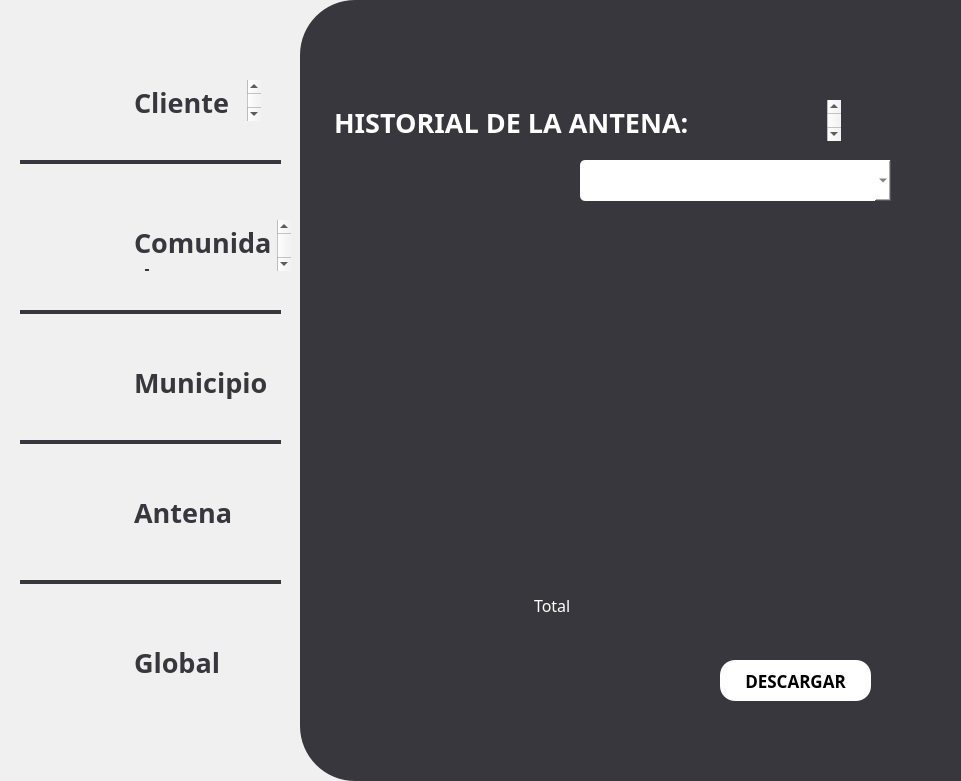
  <widget class="QFrame" name="frame_white">
   <property name="geometry">
    <rect>
     <x>340</x>
     <y>0</y>
     <width>961</width>
     <height>781</height>
    </rect>
   </property>
   <property name="styleSheet">
    <string notr="true">QFrame {
    border: none;       /* Color y grosor del borde */
    border-radius: 55px;          /* Radio de las esquinas */
    background-color: #f0f0f0;    /* Color de fondo */
    margin: 0px;                  /* Margen externo a 0 */
    padding: 0px;                 /* Espaciado interno a 0 */
}

</string>
   </property>
   <property name="frameShape">
    <enum>QFrame::StyledPanel</enum>
   </property>
   <property name="frameShadow">
    <enum>QFrame::Raised</enum>
   </property>
   <widget class="QFrame" name="frame_white_grey">
    <property name="geometry">
     <rect>
      <x>300</x>
      <y>0</y>
      <width>961</width>
      <height>781</height>
     </rect>
    </property>
    <property name="styleSheet">
     <string notr="true">QFrame {
    border: none;       /* Color y grosor del borde */
    border-radius: 55px;          /* Radio de las esquinas */
    background-color: #37373d;    /* Color de fondo */
    margin: 0px;                  /* Margen externo a 0 */
    padding: 0px;                 /* Espaciado interno a 0 */
}

</string>
    </property>
    <property name="frameShape">
     <enum>QFrame::StyledPanel</enum>
    </property>
    <property name="frameShadow">
     <enum>QFrame::Raised</enum>
    </property>
    <widget class="QTextBrowser" name="InfoPago">
     <property name="geometry">
      <rect>
       <x>30</x>
       <y>100</y>
       <width>511</width>
       <height>41</height>
      </rect>
     </property>
     <property name="sizePolicy">
      <sizepolicy hsizetype="Expanding" vsizetype="Expanding">
       <horstretch>0</horstretch>
       <verstretch>0</verstretch>
      </sizepolicy>
     </property>
     <property name="font">
      <font>
       <family>Montserrat</family>
      </font>
     </property>
     <property name="toolTipDuration">
      <number>-1</number>
     </property>
     <property name="autoFillBackground">
      <bool>false</bool>
     </property>
     <property name="styleSheet">
      <string notr="true">QTextBrowser {
    background: transparent;  /* Quitar el fondo */
	color:#FFFFFF;
    border: none;             /* Quitar el borde */
	margin: 0;                /* Eliminar márgenes */
}</string>
     </property>
     <property name="html">
      <string>&lt;!DOCTYPE HTML PUBLIC &quot;-//W3C//DTD HTML 4.0//EN&quot; &quot;http://www.w3.org/TR/REC-html40/strict.dtd&quot;&gt;
&lt;html&gt;&lt;head&gt;&lt;meta name=&quot;qrichtext&quot; content=&quot;1&quot; /&gt;&lt;style type=&quot;text/css&quot;&gt;
p, li { white-space: pre-wrap; }
&lt;/style&gt;&lt;/head&gt;&lt;body style=&quot; font-family:'Montserrat'; font-size:8.25pt; font-weight:400; font-style:normal;&quot;&gt;
&lt;p style=&quot; margin-top:0px; margin-bottom:0px; margin-left:0px; margin-right:0px; -qt-block-indent:0; text-indent:0px;&quot;&gt;&lt;span style=&quot; font-family:'MS Shell Dlg 2'; font-size:20pt; font-weight:600;&quot;&gt;HISTORIAL DE LA ANTENA:&lt;/span&gt;&lt;/p&gt;&lt;/body&gt;&lt;/html&gt;</string>
     </property>
    </widget>
    <widget class="QTextBrowser" name="MontoText">
     <property name="geometry">
      <rect>
       <x>230</x>
       <y>590</y>
       <width>81</width>
       <height>41</height>
      </rect>
     </property>
     <property name="sizePolicy">
      <sizepolicy hsizetype="Expanding" vsizetype="Expanding">
       <horstretch>0</horstretch>
       <verstretch>0</verstretch>
      </sizepolicy>
     </property>
     <property name="font">
      <font>
       <family>Montserrat</family>
       <pointsize>5</pointsize>
      </font>
     </property>
     <property name="toolTipDuration">
      <number>-1</number>
     </property>
     <property name="autoFillBackground">
      <bool>false</bool>
     </property>
     <property name="styleSheet">
      <string notr="true">QTextBrowser {
    background: transparent;  /* Quitar el fondo */
	color:#FFFFFF;
    border: none;             /* Quitar el borde */
	margin: 0;                /* Eliminar márgenes */
}</string>
     </property>
     <property name="html">
      <string>&lt;!DOCTYPE HTML PUBLIC &quot;-//W3C//DTD HTML 4.0//EN&quot; &quot;http://www.w3.org/TR/REC-html40/strict.dtd&quot;&gt;
&lt;html&gt;&lt;head&gt;&lt;meta name=&quot;qrichtext&quot; content=&quot;1&quot; /&gt;&lt;style type=&quot;text/css&quot;&gt;
p, li { white-space: pre-wrap; }
&lt;/style&gt;&lt;/head&gt;&lt;body style=&quot; font-family:'Montserrat'; font-size:5pt; font-weight:400; font-style:normal;&quot;&gt;
&lt;p style=&quot; margin-top:0px; margin-bottom:0px; margin-left:0px; margin-right:0px; -qt-block-indent:0; text-indent:0px;&quot;&gt;&lt;span style=&quot; font-size:12pt;&quot;&gt;Total&lt;/span&gt;&lt;/p&gt;&lt;/body&gt;&lt;/html&gt;</string>
     </property>
    </widget>
    <widget class="QTextBrowser" name="Adeudo">
     <property name="geometry">
      <rect>
       <x>50</x>
       <y>570</y>
       <width>181</width>
       <height>41</height>
      </rect>
     </property>
     <property name="sizePolicy">
      <sizepolicy hsizetype="Expanding" vsizetype="Expanding">
       <horstretch>0</horstretch>
       <verstretch>0</verstretch>
      </sizepolicy>
     </property>
     <property name="font">
      <font>
       <family>Montserrat</family>
       <pointsize>5</pointsize>
      </font>
     </property>
     <property name="toolTipDuration">
      <number>-1</number>
     </property>
     <property name="autoFillBackground">
      <bool>false</bool>
     </property>
     <property name="styleSheet">
      <string notr="true">QTextBrowser {
    background: transparent;  /* Quitar el fondo */
	color:#FFFFFF;
    border: none;             /* Quitar el borde */
	margin: 0;                /* Eliminar márgenes */
}</string>
     </property>
     <property name="html">
      <string>&lt;!DOCTYPE HTML PUBLIC &quot;-//W3C//DTD HTML 4.0//EN&quot; &quot;http://www.w3.org/TR/REC-html40/strict.dtd&quot;&gt;
&lt;html&gt;&lt;head&gt;&lt;meta name=&quot;qrichtext&quot; content=&quot;1&quot; /&gt;&lt;style type=&quot;text/css&quot;&gt;
p, li { white-space: pre-wrap; }
&lt;/style&gt;&lt;/head&gt;&lt;body style=&quot; font-family:'Montserrat'; font-size:5pt; font-weight:400; font-style:normal;&quot;&gt;
&lt;p style=&quot;-qt-paragraph-type:empty; margin-top:0px; margin-bottom:0px; margin-left:0px; margin-right:0px; -qt-block-indent:0; text-indent:0px;&quot;&gt;&lt;br /&gt;&lt;/p&gt;&lt;/body&gt;&lt;/html&gt;</string>
     </property>
    </widget>
    <widget class="QPushButton" name="GuardarButton">
     <property name="geometry">
      <rect>
       <x>420</x>
       <y>660</y>
       <width>151</width>
       <height>41</height>
      </rect>
     </property>
     <property name="font">
      <font>
       <family>Montserrat</family>
       <pointsize>13</pointsize>
       <weight>75</weight>
       <bold>true</bold>
      </font>
     </property>
     <property name="styleSheet">
      <string notr="true">QPushButton{
		background: #FFFFFF; 
		 border-radius: 15px; 
}</string>
     </property>
     <property name="text">
      <string>DESCARGAR</string>
     </property>
    </widget>
    <widget class="QComboBox" name="Select1">
     <property name="geometry">
      <rect>
       <x>280</x>
       <y>160</y>
       <width>311</width>
       <height>41</height>
      </rect>
     </property>
     <property name="font">
      <font>
       <family>Montserrat</family>
       <pointsize>-1</pointsize>
      </font>
     </property>
     <property name="styleSheet">
      <string notr="true">QComboBox{
     background: #FFFFFF;
    color: #37373d;
    border-radius: 5px;
    font-family: Montserrat; 
    font-size: 16px;
}</string>
     </property>
    </widget>
    <widget class="QTableWidget" name="Table">
     <property name="geometry">
      <rect>
       <x>50</x>
       <y>210</y>
       <width>541</width>
       <height>341</height>
      </rect>
     </property>
     <property name="styleSheet">
      <string notr="true">QTableWidget {
    background-color: transparent;
    gridline-color: #37373d;
    font-size: 14px;
    font-family: Montserrat;
    }  

QTableWidget::item {
    background-color: #ffffff;
    color: #37373d;
    padding: 5px;
    }

    QHeaderView::section {
    background-color: transparent;
 background
    color: #ffffff;
   padding: 5px;
    font-size: 14px;
    font-weight: bold;
    border-bottom: 1px solid #ffffff;
    border-right: 1px solid #ffffff;
    border-top: none;
    border-left: none;
}

QTableCornerButton::section {
    background-color: transparent;
    }</string>
     </property>
    </widget>
   </widget>
   <widget class="QLabel" name="cliente">
    <property name="geometry">
     <rect>
      <x>30</x>
      <y>60</y>
      <width>81</width>
      <height>81</height>
     </rect>
    </property>
    <property name="text">
     <string/>
    </property>
    <property name="pixmap">
     <pixmap>assets/Profile.png</pixmap>
    </property>
    <property name="scaledContents">
     <bool>true</bool>
    </property>
   </widget>
   <widget class="QLabel" name="comunidad">
    <property name="geometry">
     <rect>
      <x>20</x>
      <y>210</y>
      <width>91</width>
      <height>61</height>
     </rect>
    </property>
    <property name="text">
     <string/>
    </property>
    <property name="pixmap">
     <pixmap>assets/Comunidad.png</pixmap>
    </property>
    <property name="scaledContents">
     <bool>true</bool>
    </property>
   </widget>
   <widget class="QTextBrowser" name="ClienteText">
    <property name="geometry">
     <rect>
      <x>130</x>
      <y>80</y>
      <width>131</width>
      <height>41</height>
     </rect>
    </property>
    <property name="sizePolicy">
     <sizepolicy hsizetype="Expanding" vsizetype="Expanding">
      <horstretch>0</horstretch>
      <verstretch>0</verstretch>
     </sizepolicy>
    </property>
    <property name="font">
     <font>
      <family>Montserrat</family>
     </font>
    </property>
    <property name="toolTipDuration">
     <number>-1</number>
    </property>
    <property name="autoFillBackground">
     <bool>false</bool>
    </property>
    <property name="styleSheet">
     <string notr="true">QTextBrowser {
    background: transparent;  /* Quitar el fondo */
	color:#37373d;
    border: none;             /* Quitar el borde */
	margin: 0;                /* Eliminar márgenes */
}</string>
    </property>
    <property name="html">
     <string>&lt;!DOCTYPE HTML PUBLIC &quot;-//W3C//DTD HTML 4.0//EN&quot; &quot;http://www.w3.org/TR/REC-html40/strict.dtd&quot;&gt;
&lt;html&gt;&lt;head&gt;&lt;meta name=&quot;qrichtext&quot; content=&quot;1&quot; /&gt;&lt;style type=&quot;text/css&quot;&gt;
p, li { white-space: pre-wrap; }
&lt;/style&gt;&lt;/head&gt;&lt;body style=&quot; font-family:'Montserrat'; font-size:8.25pt; font-weight:400; font-style:normal;&quot;&gt;
&lt;p style=&quot; margin-top:0px; margin-bottom:0px; margin-left:0px; margin-right:0px; -qt-block-indent:0; text-indent:0px;&quot;&gt;&lt;span style=&quot; font-family:'MS Shell Dlg 2'; font-size:20pt; font-weight:600;&quot;&gt;Cliente&lt;/span&gt;&lt;/p&gt;&lt;/body&gt;&lt;/html&gt;</string>
    </property>
   </widget>
   <widget class="QTextBrowser" name="ComunidadText">
    <property name="geometry">
     <rect>
      <x>130</x>
      <y>220</y>
      <width>161</width>
      <height>51</height>
     </rect>
    </property>
    <property name="sizePolicy">
     <sizepolicy hsizetype="Expanding" vsizetype="Expanding">
      <horstretch>0</horstretch>
      <verstretch>0</verstretch>
     </sizepolicy>
    </property>
    <property name="font">
     <font>
      <family>Montserrat</family>
     </font>
    </property>
    <property name="toolTipDuration">
     <number>-1</number>
    </property>
    <property name="autoFillBackground">
     <bool>false</bool>
    </property>
    <property name="styleSheet">
     <string notr="true">QTextBrowser {
    background: transparent;  /* Quitar el fondo */
	color:#37373d;
    border: none;             /* Quitar el borde */
	margin: 0;                /* Eliminar márgenes */
}</string>
    </property>
    <property name="html">
     <string>&lt;!DOCTYPE HTML PUBLIC &quot;-//W3C//DTD HTML 4.0//EN&quot; &quot;http://www.w3.org/TR/REC-html40/strict.dtd&quot;&gt;
&lt;html&gt;&lt;head&gt;&lt;meta name=&quot;qrichtext&quot; content=&quot;1&quot; /&gt;&lt;style type=&quot;text/css&quot;&gt;
p, li { white-space: pre-wrap; }
&lt;/style&gt;&lt;/head&gt;&lt;body style=&quot; font-family:'Montserrat'; font-size:8.25pt; font-weight:400; font-style:normal;&quot;&gt;
&lt;p style=&quot; margin-top:0px; margin-bottom:0px; margin-left:0px; margin-right:0px; -qt-block-indent:0; text-indent:0px;&quot;&gt;&lt;span style=&quot; font-family:'MS Shell Dlg 2'; font-size:20pt; font-weight:600;&quot;&gt;Comunidad&lt;/span&gt;&lt;/p&gt;&lt;/body&gt;&lt;/html&gt;</string>
    </property>
   </widget>
   <widget class="QFrame" name="frame_10">
    <property name="geometry">
     <rect>
      <x>20</x>
      <y>160</y>
      <width>261</width>
      <height>4</height>
     </rect>
    </property>
    <property name="styleSheet">
     <string notr="true">QFrame {
    border: none;       /* Color y grosor del borde */
    background-color: #37373d;    /* Color de fondo */
}

</string>
    </property>
    <property name="frameShape">
     <enum>QFrame::StyledPanel</enum>
    </property>
    <property name="frameShadow">
     <enum>QFrame::Raised</enum>
    </property>
   </widget>
   <widget class="QFrame" name="frame_11">
    <property name="geometry">
     <rect>
      <x>20</x>
      <y>310</y>
      <width>261</width>
      <height>4</height>
     </rect>
    </property>
    <property name="styleSheet">
     <string notr="true">QFrame {
    border: none;       /* Color y grosor del borde */
    background-color: #37373d;    /* Color de fondo */
}

</string>
    </property>
    <property name="frameShape">
     <enum>QFrame::StyledPanel</enum>
    </property>
    <property name="frameShadow">
     <enum>QFrame::Raised</enum>
    </property>
   </widget>
   <widget class="QLabel" name="municipio">
    <property name="geometry">
     <rect>
      <x>40</x>
      <y>340</y>
      <width>71</width>
      <height>81</height>
     </rect>
    </property>
    <property name="text">
     <string/>
    </property>
    <property name="pixmap">
     <pixmap>assets/Municipio.png</pixmap>
    </property>
    <property name="scaledContents">
     <bool>true</bool>
    </property>
   </widget>
   <widget class="QFrame" name="frame_12">
    <property name="geometry">
     <rect>
      <x>20</x>
      <y>440</y>
      <width>261</width>
      <height>4</height>
     </rect>
    </property>
    <property name="styleSheet">
     <string notr="true">QFrame {
    border: none;       /* Color y grosor del borde */
    background-color: #37373d;    /* Color de fondo */
}

</string>
    </property>
    <property name="frameShape">
     <enum>QFrame::StyledPanel</enum>
    </property>
    <property name="frameShadow">
     <enum>QFrame::Raised</enum>
    </property>
   </widget>
   <widget class="QTextBrowser" name="MunicipioText">
    <property name="geometry">
     <rect>
      <x>130</x>
      <y>360</y>
      <width>161</width>
      <height>51</height>
     </rect>
    </property>
    <property name="sizePolicy">
     <sizepolicy hsizetype="Expanding" vsizetype="Expanding">
      <horstretch>0</horstretch>
      <verstretch>0</verstretch>
     </sizepolicy>
    </property>
    <property name="font">
     <font>
      <family>Montserrat</family>
     </font>
    </property>
    <property name="toolTipDuration">
     <number>-1</number>
    </property>
    <property name="autoFillBackground">
     <bool>false</bool>
    </property>
    <property name="styleSheet">
     <string notr="true">QTextBrowser {
    background: transparent;  /* Quitar el fondo */
	color:#37373d;
    border: none;             /* Quitar el borde */
	margin: 0;                /* Eliminar márgenes */
}</string>
    </property>
    <property name="html">
     <string>&lt;!DOCTYPE HTML PUBLIC &quot;-//W3C//DTD HTML 4.0//EN&quot; &quot;http://www.w3.org/TR/REC-html40/strict.dtd&quot;&gt;
&lt;html&gt;&lt;head&gt;&lt;meta name=&quot;qrichtext&quot; content=&quot;1&quot; /&gt;&lt;style type=&quot;text/css&quot;&gt;
p, li { white-space: pre-wrap; }
&lt;/style&gt;&lt;/head&gt;&lt;body style=&quot; font-family:'Montserrat'; font-size:8.25pt; font-weight:400; font-style:normal;&quot;&gt;
&lt;p style=&quot; margin-top:0px; margin-bottom:0px; margin-left:0px; margin-right:0px; -qt-block-indent:0; text-indent:0px;&quot;&gt;&lt;span style=&quot; font-family:'MS Shell Dlg 2'; font-size:20pt; font-weight:600;&quot;&gt;Municipio&lt;/span&gt;&lt;/p&gt;&lt;/body&gt;&lt;/html&gt;</string>
    </property>
   </widget>
   <widget class="QTextBrowser" name="AntenaText">
    <property name="geometry">
     <rect>
      <x>130</x>
      <y>490</y>
      <width>161</width>
      <height>51</height>
     </rect>
    </property>
    <property name="sizePolicy">
     <sizepolicy hsizetype="Expanding" vsizetype="Expanding">
      <horstretch>0</horstretch>
      <verstretch>0</verstretch>
     </sizepolicy>
    </property>
    <property name="font">
     <font>
      <family>Montserrat</family>
     </font>
    </property>
    <property name="toolTipDuration">
     <number>-1</number>
    </property>
    <property name="autoFillBackground">
     <bool>false</bool>
    </property>
    <property name="styleSheet">
     <string notr="true">QTextBrowser {
    background: transparent;  /* Quitar el fondo */
	color:#37373d;
    border: none;             /* Quitar el borde */
	margin: 0;                /* Eliminar márgenes */
}</string>
    </property>
    <property name="html">
     <string>&lt;!DOCTYPE HTML PUBLIC &quot;-//W3C//DTD HTML 4.0//EN&quot; &quot;http://www.w3.org/TR/REC-html40/strict.dtd&quot;&gt;
&lt;html&gt;&lt;head&gt;&lt;meta name=&quot;qrichtext&quot; content=&quot;1&quot; /&gt;&lt;style type=&quot;text/css&quot;&gt;
p, li { white-space: pre-wrap; }
&lt;/style&gt;&lt;/head&gt;&lt;body style=&quot; font-family:'Montserrat'; font-size:8.25pt; font-weight:400; font-style:normal;&quot;&gt;
&lt;p style=&quot; margin-top:0px; margin-bottom:0px; margin-left:0px; margin-right:0px; -qt-block-indent:0; text-indent:0px;&quot;&gt;&lt;span style=&quot; font-family:'MS Shell Dlg 2'; font-size:20pt; font-weight:600;&quot;&gt;Antena&lt;/span&gt;&lt;/p&gt;&lt;/body&gt;&lt;/html&gt;</string>
    </property>
   </widget>
   <widget class="QLabel" name="antena">
    <property name="geometry">
     <rect>
      <x>30</x>
      <y>470</y>
      <width>81</width>
      <height>81</height>
     </rect>
    </property>
    <property name="text">
     <string/>
    </property>
    <property name="pixmap">
     <pixmap>assets/Antena.png</pixmap>
    </property>
    <property name="scaledContents">
     <bool>true</bool>
    </property>
   </widget>
   <widget class="QFrame" name="frame_13">
    <property name="geometry">
     <rect>
      <x>20</x>
      <y>580</y>
      <width>261</width>
      <height>4</height>
     </rect>
    </property>
    <property name="styleSheet">
     <string notr="true">QFrame {
    border: none;       /* Color y grosor del borde */
    background-color: #37373d;    /* Color de fondo */
}

</string>
    </property>
    <property name="frameShape">
     <enum>QFrame::StyledPanel</enum>
    </property>
    <property name="frameShadow">
     <enum>QFrame::Raised</enum>
    </property>
   </widget>
   <widget class="QLabel" name="globalimg">
    <property name="geometry">
     <rect>
      <x>30</x>
      <y>620</y>
      <width>81</width>
      <height>81</height>
     </rect>
    </property>
    <property name="text">
     <string/>
    </property>
    <property name="pixmap">
     <pixmap>assets/Global.png</pixmap>
    </property>
    <property name="scaledContents">
     <bool>true</bool>
    </property>
   </widget>
   <widget class="QTextBrowser" name="globaltext">
    <property name="geometry">
     <rect>
      <x>130</x>
      <y>640</y>
      <width>161</width>
      <height>51</height>
     </rect>
    </property>
    <property name="sizePolicy">
     <sizepolicy hsizetype="Expanding" vsizetype="Expanding">
      <horstretch>0</horstretch>
      <verstretch>0</verstretch>
     </sizepolicy>
    </property>
    <property name="font">
     <font>
      <family>Montserrat</family>
     </font>
    </property>
    <property name="toolTipDuration">
     <number>-1</number>
    </property>
    <property name="autoFillBackground">
     <bool>false</bool>
    </property>
    <property name="styleSheet">
     <string notr="true">QTextBrowser {
    background: transparent;  /* Quitar el fondo */
	color:#37373d;
    border: none;             /* Quitar el borde */
	margin: 0;                /* Eliminar márgenes */
}</string>
    </property>
    <property name="html">
     <string>&lt;!DOCTYPE HTML PUBLIC &quot;-//W3C//DTD HTML 4.0//EN&quot; &quot;http://www.w3.org/TR/REC-html40/strict.dtd&quot;&gt;
&lt;html&gt;&lt;head&gt;&lt;meta name=&quot;qrichtext&quot; content=&quot;1&quot; /&gt;&lt;style type=&quot;text/css&quot;&gt;
p, li { white-space: pre-wrap; }
&lt;/style&gt;&lt;/head&gt;&lt;body style=&quot; font-family:'Montserrat'; font-size:8.25pt; font-weight:400; font-style:normal;&quot;&gt;
&lt;p style=&quot; margin-top:0px; margin-bottom:0px; margin-left:0px; margin-right:0px; -qt-block-indent:0; text-indent:0px;&quot;&gt;&lt;span style=&quot; font-family:'MS Shell Dlg 2'; font-size:20pt; font-weight:600;&quot;&gt;Global&lt;/span&gt;&lt;/p&gt;&lt;/body&gt;&lt;/html&gt;</string>
    </property>
   </widget>
  </widget>
